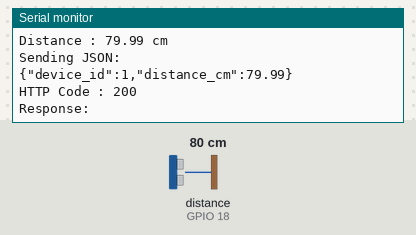
A sketch run on a simulated ESP32. On the bench: the last lines printed to the serial monitor. Wiring (from diagram.json): ultrasonic range finder: trigger GPIO 5; echo GPIO 18. The inputs (shaded band) are chosen by the test bench; at power-on: distance to the obstacle (sensor on GPIO 18) 80 cm. The echo pulse lasts 58.3 µs per cm; WiFi joins after 1.5 s; servers stay silent unless stated; uploads are accepted with an empty reply.

Above: at 2.7 s.
2.8 s: distance to the obstacle (sensor on GPIO 18) set to 2 cm
At 6.87 s:
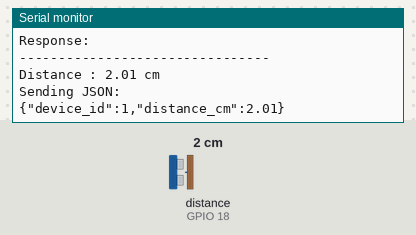
8.6 s: distance to the obstacle (sensor on GPIO 18) set to 4 cm
At 12.9 s:
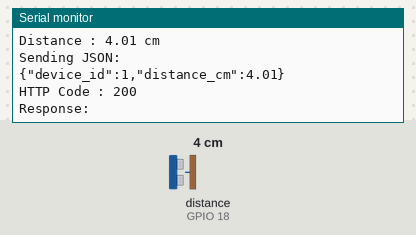
Timing chart, 0 to 14.4 s (numbered marks = the images above; inputs shaded):
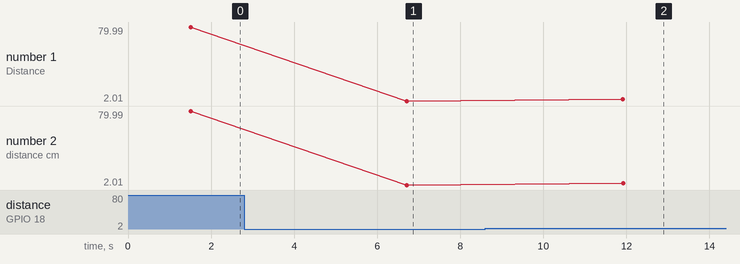

Measured:
- after the input at 2.8 s, the serial monitor: prints a new line after 3.9 s (image 1)
- after the input at 8.6 s, the serial monitor: prints a new line after 3.3 s (image 2)
- plotted number 1: 79.99 → 2.01 after the input at 2.8 s, 2.01 → 4.01 after the input at 8.6 s
- plotted number 2: 79.99 → 2.01 after the input at 2.8 s, 2.01 → 4.01 after the input at 8.6 s

The sketch:

sketch.ino
```cpp
#include <WiFi.h>
#include <HTTPClient.h>

const char* WIFI_SSID = "Wokwi-GUEST";
const char* WIFI_PASSWORD = "";

// URL endpoint FastAPI
const char* API_URL = "https://gscsh8qd-8000.asse.devtunnels.ms/sensor/data";

// Pin HC-SR04
const int TRIG_PIN = 5;
const int ECHO_PIN = 18;

// Device ID yang ada di database
const int DEVICE_ID = 1;

// ======================================================
// Membaca jarak sensor
// ======================================================
float readDistanceCM() {

  digitalWrite(TRIG_PIN, LOW);
  delayMicroseconds(2);

  digitalWrite(TRIG_PIN, HIGH);
  delayMicroseconds(10);

  digitalWrite(TRIG_PIN, LOW);

  long duration = pulseIn(ECHO_PIN, HIGH, 30000);

  // timeout
  if (duration == 0) {
    return -1;
  }

  return duration * 0.0343 / 2.0;
}

// ======================================================
// Setup
// ======================================================
void setup() {

  Serial.begin(115200);

  pinMode(TRIG_PIN, OUTPUT);
  pinMode(ECHO_PIN, INPUT);

  Serial.println();
  Serial.println("================================");
  Serial.println("Queue Monitoring IoT");
  Serial.println("================================");

  WiFi.begin(WIFI_SSID, WIFI_PASSWORD);

  Serial.print("Connecting WiFi");

  while (WiFi.status() != WL_CONNECTED) {
    delay(500);
    Serial.print(".");
  }

  Serial.println();
  Serial.println("WiFi Connected");
  Serial.print("IP Address : ");
  Serial.println(WiFi.localIP());
}

// ======================================================
// Loop
// ======================================================
void loop() {

  float distance = readDistanceCM();

  if (distance < 0) {

    Serial.println("Sensor timeout!");
    delay(3000);
    return;
  }

  Serial.println("--------------------------------");
  Serial.print("Distance : ");
  Serial.print(distance);
  Serial.println(" cm");

  if (WiFi.status() != WL_CONNECTED) {

    Serial.println("WiFi Disconnected");

    WiFi.reconnect();

    delay(3000);

    return;
  }

  HTTPClient http;

  http.begin(API_URL);

  http.setTimeout(5000);

  http.addHeader("Content-Type", "application/json");

  String body =
      "{\"device_id\":" +
      String(DEVICE_ID) +
      ",\"distance_cm\":" +
      String(distance, 2) +
      "}";

  Serial.println("Sending JSON:");
  Serial.println(body);

  int httpCode = http.POST(body);

  Serial.print("HTTP Code : ");
  Serial.println(httpCode);

  if (httpCode > 0) {

    String response = http.getString();

    Serial.println("Response:");
    Serial.println(response);

  } else {

    Serial.print("POST Failed : ");
    Serial.println(http.errorToString(httpCode));

  }

  http.end();

  delay(5000);
}
```
